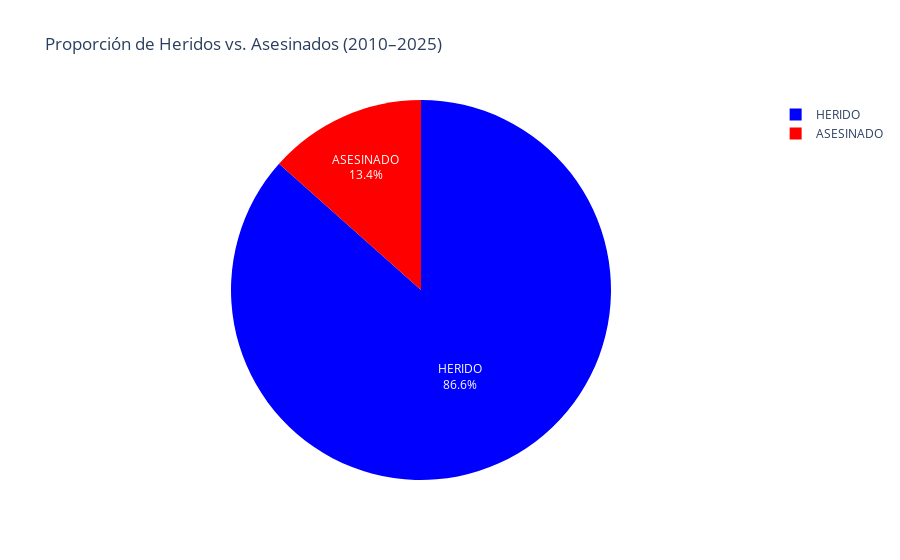

Here is the notebook cell this chart was saved with:
### Markdown cell above
### 4. Gráfico de Pastel: Proporción de Heridos vs. Asesinados

**Propósito**: Mostrar la distribución general de heridos vs. asesinados.

### Code cell
# Agregar por acción
datos_pastel = df.groupby('ACCION')['CANTIDAD'].sum().reset_index()

# Crear gráfico de pastel
fig = px.pie(datos_pastel, values='CANTIDAD', names='ACCION', title='Proporción de Heridos vs. Asesinados (2010–2025)',
             color='ACCION', color_discrete_map={'HERIDO': 'blue', 'ASESINADO': 'red'})
fig.update_traces(textposition='inside', textinfo='percent+label')
fig.update_layout(template='plotly_white')
fig.show()

print("Hallazgo: La mayoría de los incidentes resultan en heridos en lugar de asesinatos, destacando la prevalencia de ataques no letales.")

### Figure 1 — Plotly figure (JSON) as saved in the notebook; plotly's stock layout.template omitted (floating-point values rounded to 4 significant figures)
{"data": [{"customdata": [["ASESINADO"], ["HERIDO"]], "domain": {"x": [0, 1], "y": [0, 1]}, "hovertemplate": "ACCION=%{customdata[0]}<br>CANTIDAD=%{value}<extra></extra>", "labels": ["ASESINADO", "HERIDO"], "legendgroup": "", "marker": {"colors": ["red", "blue"]}, "name": "", "showlegend": true, "textinfo": "percent+label", "textposition": "inside", "type": "pie", "values": [2648, 17067]}], "layout": {"legend": {"tracegroupgap": 0}, "title": {"text": "Proporción de Heridos vs. Asesinados (2010–2025)"}}}
